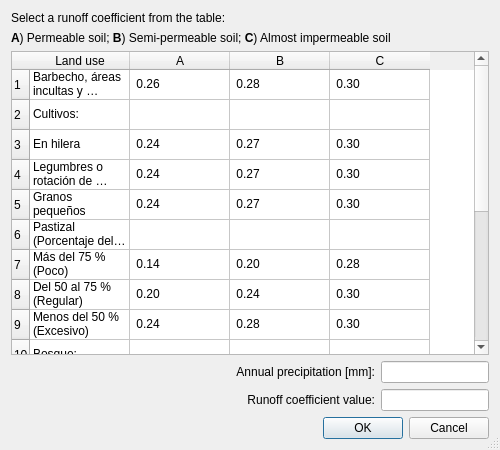
<?xml version="1.0" encoding="UTF-8"?>
<ui version="4.0">
 <class>RunoffCoefficient</class>
 <widget class="QDialog" name="RunoffCoefficient">
  <property name="windowModality">
   <enum>Qt::NonModal</enum>
  </property>
  <property name="geometry">
   <rect>
    <x>0</x>
    <y>0</y>
    <width>500</width>
    <height>450</height>
   </rect>
  </property>
  <property name="windowTitle">
   <string>Runoff coefficient</string>
  </property>
  <property name="sizeGripEnabled">
   <bool>true</bool>
  </property>
  <layout class="QVBoxLayout" name="verticalLayout">
   <item>
    <widget class="QLabel" name="label_5">
     <property name="text">
      <string>Select a runoff coefficient from the table:</string>
     </property>
    </widget>
   </item>
   <item>
    <widget class="QLabel" name="label">
     <property name="text">
      <string>&lt;html&gt;&lt;head/&gt;&lt;body&gt;&lt;p&gt;&lt;span style=&quot; font-weight:600;&quot;&gt;A&lt;/span&gt;) Permeable soil; &lt;span style=&quot; font-weight:600;&quot;&gt;B&lt;/span&gt;) Semi-permeable soil; &lt;span style=&quot; font-weight:600;&quot;&gt;C&lt;/span&gt;) Almost impermeable soil&lt;/p&gt;&lt;/body&gt;&lt;/html&gt;</string>
     </property>
    </widget>
   </item>
   <item>
    <widget class="QTableWidget" name="tableWidget">
     <row>
      <property name="text">
       <string>1</string>
      </property>
     </row>
     <row>
      <property name="text">
       <string>2</string>
      </property>
     </row>
     <row>
      <property name="text">
       <string>3</string>
      </property>
     </row>
     <row>
      <property name="text">
       <string>4</string>
      </property>
     </row>
     <row>
      <property name="text">
       <string>5</string>
      </property>
     </row>
     <row>
      <property name="text">
       <string>6</string>
      </property>
     </row>
     <row>
      <property name="text">
       <string>7</string>
      </property>
     </row>
     <row>
      <property name="text">
       <string>8</string>
      </property>
     </row>
     <row>
      <property name="text">
       <string>9</string>
      </property>
     </row>
     <row>
      <property name="text">
       <string>10</string>
      </property>
     </row>
     <row>
      <property name="text">
       <string>11</string>
      </property>
     </row>
     <row>
      <property name="text">
       <string>12</string>
      </property>
     </row>
     <row>
      <property name="text">
       <string>13</string>
      </property>
     </row>
     <row>
      <property name="text">
       <string>14</string>
      </property>
     </row>
     <row>
      <property name="text">
       <string>15</string>
      </property>
     </row>
     <row>
      <property name="text">
       <string>16</string>
      </property>
     </row>
     <row>
      <property name="text">
       <string>17</string>
      </property>
     </row>
     <column>
      <property name="text">
       <string>Land use</string>
      </property>
     </column>
     <column>
      <property name="text">
       <string>A</string>
      </property>
     </column>
     <column>
      <property name="text">
       <string>B</string>
      </property>
     </column>
     <column>
      <property name="text">
       <string>C</string>
      </property>
     </column>
     <item row="0" column="0">
      <property name="text">
       <string>Barbecho, áreas incultas y desnudas</string>
      </property>
     </item>
     <item row="0" column="1">
      <property name="text">
       <string> 0.26</string>
      </property>
     </item>
     <item row="0" column="2">
      <property name="text">
       <string> 0.28</string>
      </property>
     </item>
     <item row="0" column="3">
      <property name="text">
       <string> 0.30</string>
      </property>
     </item>
     <item row="1" column="0">
      <property name="text">
       <string>Cultivos:</string>
      </property>
     </item>
     <item row="2" column="0">
      <property name="text">
       <string>En hilera</string>
      </property>
     </item>
     <item row="2" column="1">
      <property name="text">
       <string> 0.24</string>
      </property>
     </item>
     <item row="2" column="2">
      <property name="text">
       <string> 0.27</string>
      </property>
     </item>
     <item row="2" column="3">
      <property name="text">
       <string> 0.30</string>
      </property>
     </item>
     <item row="3" column="0">
      <property name="text">
       <string>Legumbres o rotación de pradera</string>
      </property>
     </item>
     <item row="3" column="1">
      <property name="text">
       <string> 0.24</string>
      </property>
     </item>
     <item row="3" column="2">
      <property name="text">
       <string> 0.27</string>
      </property>
     </item>
     <item row="3" column="3">
      <property name="text">
       <string> 0.30</string>
      </property>
     </item>
     <item row="4" column="0">
      <property name="text">
       <string>Granos pequeños</string>
      </property>
     </item>
     <item row="4" column="1">
      <property name="text">
       <string> 0.24</string>
      </property>
     </item>
     <item row="4" column="2">
      <property name="text">
       <string> 0.27</string>
      </property>
     </item>
     <item row="4" column="3">
      <property name="text">
       <string> 0.30</string>
      </property>
     </item>
     <item row="5" column="0">
      <property name="text">
       <string>Pastizal (Porcentaje del suelo cubierto o pastoreo):</string>
      </property>
     </item>
     <item row="5" column="1">
      <property name="text">
       <string/>
      </property>
     </item>
     <item row="6" column="0">
      <property name="text">
       <string>Más del 75 % (Poco)</string>
      </property>
     </item>
     <item row="6" column="1">
      <property name="text">
       <string> 0.14</string>
      </property>
     </item>
     <item row="6" column="2">
      <property name="text">
       <string> 0.20</string>
      </property>
     </item>
     <item row="6" column="3">
      <property name="text">
       <string> 0.28</string>
      </property>
     </item>
     <item row="7" column="0">
      <property name="text">
       <string>Del 50 al 75 % (Regular)</string>
      </property>
     </item>
     <item row="7" column="1">
      <property name="text">
       <string> 0.20</string>
      </property>
     </item>
     <item row="7" column="2">
      <property name="text">
       <string> 0.24</string>
      </property>
     </item>
     <item row="7" column="3">
      <property name="text">
       <string> 0.30</string>
      </property>
     </item>
     <item row="8" column="0">
      <property name="text">
       <string>Menos del 50 % (Excesivo)</string>
      </property>
     </item>
     <item row="8" column="1">
      <property name="text">
       <string> 0.24</string>
      </property>
     </item>
     <item row="8" column="2">
      <property name="text">
       <string> 0.28</string>
      </property>
     </item>
     <item row="8" column="3">
      <property name="text">
       <string> 0.30</string>
      </property>
     </item>
     <item row="9" column="0">
      <property name="text">
       <string>Bosque:</string>
      </property>
     </item>
     <item row="10" column="0">
      <property name="text">
       <string>Cubierto más del 75 %</string>
      </property>
     </item>
     <item row="10" column="1">
      <property name="text">
       <string> 0.07</string>
      </property>
     </item>
     <item row="10" column="2">
      <property name="text">
       <string> 0.16</string>
      </property>
     </item>
     <item row="10" column="3">
      <property name="text">
       <string> 0.24</string>
      </property>
     </item>
     <item row="11" column="0">
      <property name="text">
       <string>Cubierto del 50 al 75 %</string>
      </property>
     </item>
     <item row="11" column="1">
      <property name="text">
       <string> 0.12</string>
      </property>
     </item>
     <item row="11" column="2">
      <property name="text">
       <string> 0.22</string>
      </property>
     </item>
     <item row="11" column="3">
      <property name="text">
       <string> 0.26</string>
      </property>
     </item>
     <item row="12" column="0">
      <property name="text">
       <string>Cubierto del 25 al 50 %</string>
      </property>
     </item>
     <item row="12" column="1">
      <property name="text">
       <string> 0.17</string>
      </property>
     </item>
     <item row="12" column="2">
      <property name="text">
       <string> 0.26</string>
      </property>
     </item>
     <item row="12" column="3">
      <property name="text">
       <string> 0.28</string>
      </property>
     </item>
     <item row="13" column="0">
      <property name="text">
       <string>Cubierto menos del 25 %</string>
      </property>
     </item>
     <item row="13" column="1">
      <property name="text">
       <string> 0.22</string>
      </property>
     </item>
     <item row="13" column="2">
      <property name="text">
       <string> 0.28</string>
      </property>
     </item>
     <item row="13" column="3">
      <property name="text">
       <string> 0.30</string>
      </property>
     </item>
     <item row="14" column="0">
      <property name="text">
       <string>Zonas urbanas</string>
      </property>
     </item>
     <item row="14" column="1">
      <property name="text">
       <string> 0.26</string>
      </property>
     </item>
     <item row="14" column="2">
      <property name="text">
       <string> 0.29</string>
      </property>
     </item>
     <item row="14" column="3">
      <property name="text">
       <string> 0.32</string>
      </property>
     </item>
     <item row="15" column="0">
      <property name="text">
       <string>Caminos</string>
      </property>
     </item>
     <item row="15" column="1">
      <property name="text">
       <string> 0.27</string>
      </property>
     </item>
     <item row="15" column="2">
      <property name="text">
       <string> 0.30</string>
      </property>
     </item>
     <item row="15" column="3">
      <property name="text">
       <string> 0.33</string>
      </property>
     </item>
     <item row="16" column="0">
      <property name="text">
       <string>Pradera permanente</string>
      </property>
     </item>
     <item row="16" column="1">
      <property name="text">
       <string> 0.18</string>
      </property>
     </item>
     <item row="16" column="2">
      <property name="text">
       <string> 0.24</string>
      </property>
     </item>
     <item row="16" column="3">
      <property name="text">
       <string>0.30</string>
      </property>
     </item>
    </widget>
   </item>
   <item>
    <layout class="QGridLayout" name="gridLayout">
     <item row="0" column="0" colspan="2">
      <spacer name="horizontalSpacer_2">
       <property name="orientation">
        <enum>Qt::Horizontal</enum>
       </property>
       <property name="sizeHint" stdset="0">
        <size>
         <width>40</width>
         <height>20</height>
        </size>
       </property>
      </spacer>
     </item>
     <item row="0" column="2">
      <widget class="QLabel" name="label_2">
       <property name="text">
        <string>Annual precipitation [mm]:</string>
       </property>
       <property name="alignment">
        <set>Qt::AlignRight|Qt::AlignTrailing|Qt::AlignVCenter</set>
       </property>
      </widget>
     </item>
     <item row="0" column="3">
      <widget class="QLineEdit" name="annualPrecipitation">
       <property name="sizePolicy">
        <sizepolicy hsizetype="Fixed" vsizetype="Fixed">
         <horstretch>0</horstretch>
         <verstretch>0</verstretch>
        </sizepolicy>
       </property>
       <property name="alignment">
        <set>Qt::AlignRight|Qt::AlignTrailing|Qt::AlignVCenter</set>
       </property>
      </widget>
     </item>
     <item row="1" column="0">
      <spacer name="horizontalSpacer">
       <property name="orientation">
        <enum>Qt::Horizontal</enum>
       </property>
       <property name="sizeHint" stdset="0">
        <size>
         <width>40</width>
         <height>20</height>
        </size>
       </property>
      </spacer>
     </item>
     <item row="1" column="1" colspan="2">
      <widget class="QLabel" name="label_4">
       <property name="text">
        <string>Runoff coefficient value:</string>
       </property>
       <property name="alignment">
        <set>Qt::AlignRight|Qt::AlignTrailing|Qt::AlignVCenter</set>
       </property>
      </widget>
     </item>
     <item row="1" column="3">
      <widget class="QLineEdit" name="runoffCoefficient">
       <property name="sizePolicy">
        <sizepolicy hsizetype="Fixed" vsizetype="Fixed">
         <horstretch>0</horstretch>
         <verstretch>0</verstretch>
        </sizepolicy>
       </property>
       <property name="frame">
        <bool>true</bool>
       </property>
       <property name="alignment">
        <set>Qt::AlignRight|Qt::AlignTrailing|Qt::AlignVCenter</set>
       </property>
       <property name="readOnly">
        <bool>true</bool>
       </property>
      </widget>
     </item>
    </layout>
   </item>
   <item>
    <widget class="QDialogButtonBox" name="buttonBox">
     <property name="orientation">
      <enum>Qt::Horizontal</enum>
     </property>
     <property name="standardButtons">
      <set>QDialogButtonBox::Cancel|QDialogButtonBox::Ok</set>
     </property>
    </widget>
   </item>
  </layout>
 </widget>
 <resources/>
 <connections>
  <connection>
   <sender>buttonBox</sender>
   <signal>accepted()</signal>
   <receiver>RunoffCoefficient</receiver>
   <slot>accept()</slot>
   <hints>
    <hint type="sourcelabel">
     <x>248</x>
     <y>254</y>
    </hint>
    <hint type="destinationlabel">
     <x>157</x>
     <y>274</y>
    </hint>
   </hints>
  </connection>
  <connection>
   <sender>buttonBox</sender>
   <signal>rejected()</signal>
   <receiver>RunoffCoefficient</receiver>
   <slot>reject()</slot>
   <hints>
    <hint type="sourcelabel">
     <x>316</x>
     <y>260</y>
    </hint>
    <hint type="destinationlabel">
     <x>286</x>
     <y>274</y>
    </hint>
   </hints>
  </connection>
 </connections>
</ui>
